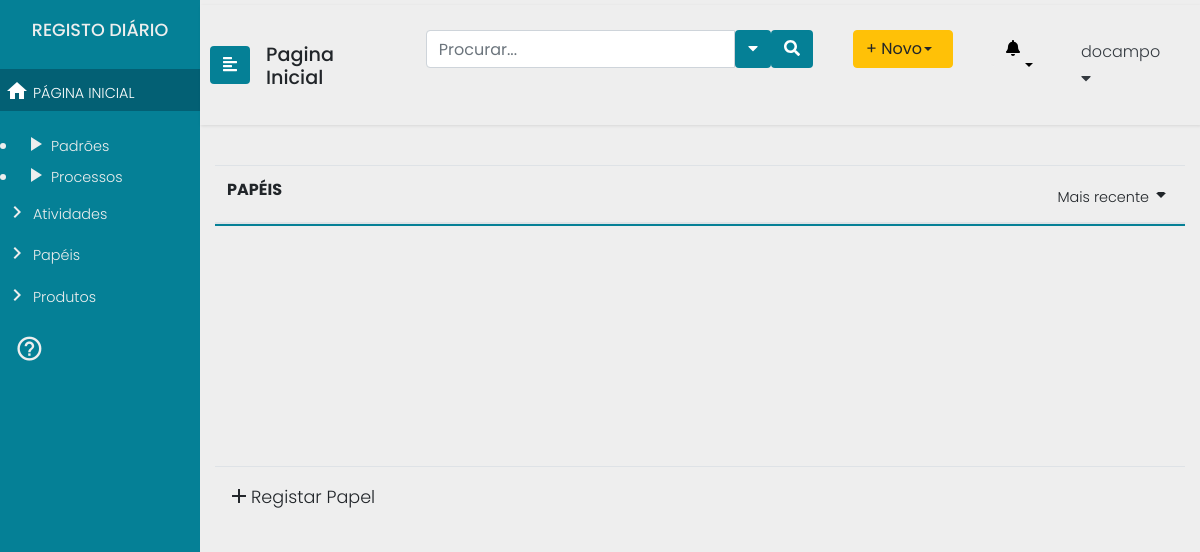
The app's page /papeis (signed in), older data.
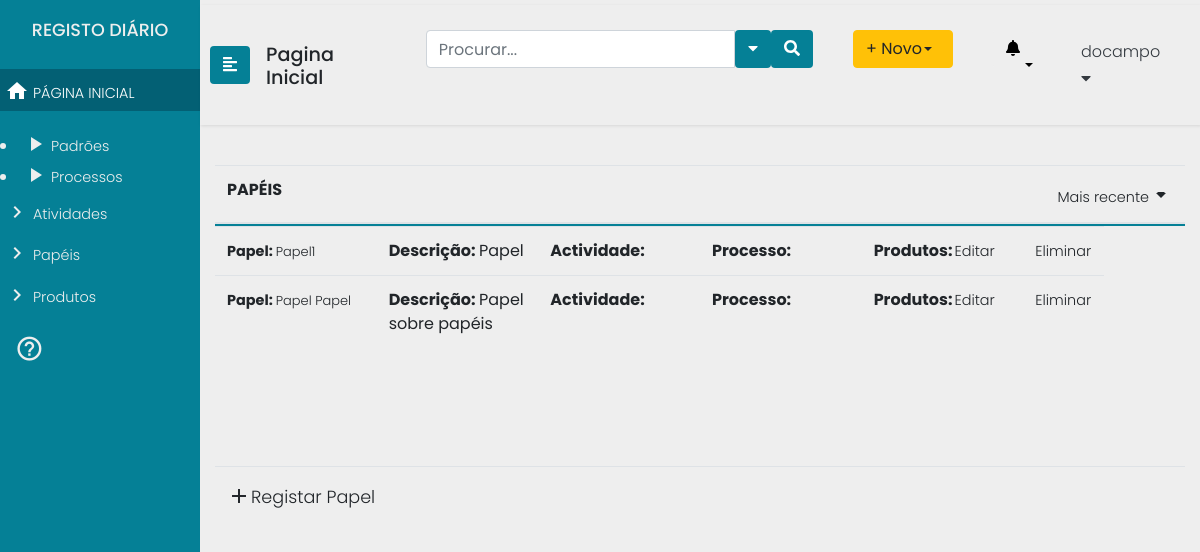
The same page, newer data.
### processes/models.py (models this page shows, shortened)
class Role(models.Model):
    role_name = models.CharField(max_length=200)
    description = models.TextField(max_length=200)
    product = models.ManyToManyField('Product', blank=True)

### processes/views.py (the view)
# urls.py: path("papeis", views.papeis, name="papeis"),
@login_required(login_url='/login2')
def papeis(request):
	return render(request=request,
				  template_name="processes/papeis.html",
				   context={"procs": Process.objects.all(), "acts": Activity.objects.all(),
				   			"roles": Role.objects.all()	, "users" : User.objects.all(),
							  "prods" : Product.objects.all(),
				   }
				   )

### templates/processes/papeis.html (shortened to what this page needs)
{% extends "processes/header2.html" %}
				{% block content %}
				{% if perms.Users.test_GProc or  perms.Users.test_Analist %}
				{% include "processes/includes/sidenav_gpanalist.html" %}
				<div class="container">
					<table class="table table-hover header-fixed">
						<thead>
							<tr class="d-flex">
								<th class="col-9">PAPÉIS</th>
								<th class="col-3 text-right">
									<a class="dropdown-toggle" id="sidebarCollapse" data-toggle="dropdown" href="#" role="button" aria-haspopup="true" aria-expanded="false"><span>Mais recente</span><i class="material-icons">arrow_drop_down</i></a>
								</th>
							</tr>
						</thead>
						<tbody>
								{% for role in roles %}
								<tr class="d-flex">
										<td class="col-2"><span><b>Papel: </b><a href="#">{{role.role_name}} </a></span></td>
										<td class="col-2"><b>Descrição: </b>{{role.description}}</span></td>
										<td class="col-2"><b>Actividade: </b>{{role.activity}}</span></td>
										<td class="col-2"><b>Processo: </b> {{role.activity.process}}</td>
										<td class="col-1"><b>Produtos: </b>
										</td>
										<td class="col-1"><b><a href="papeis/RoleUpdate/{{role.id}} ">Editar</a></span></td>
										<td class="col-1"><b><a href="papeis/RoleDelete/{{role.id}} ">Eliminar</a></span></td>
									</tr>
									{% endfor %}
						</tbody>
						<tfoot>
							<tr class="d-flex">
								<td class="col-9"><b><a href="/papeis/RoleCreate" class="novo"><i class="material-icons">add</i>Registar Papel</a></b></td>
								<td class="col-3 text-right"></td>
							</tr>
						</tfoot>
					</table>
            </div>
		</div>
		{% endif %}
		{% endblock %}

Row changes from the older to the newer data that the page shows:
added Role: role_name "Papel1", description "Papel"
added Role: role_name "Papel Papel", description "Papel sobre papéis"
